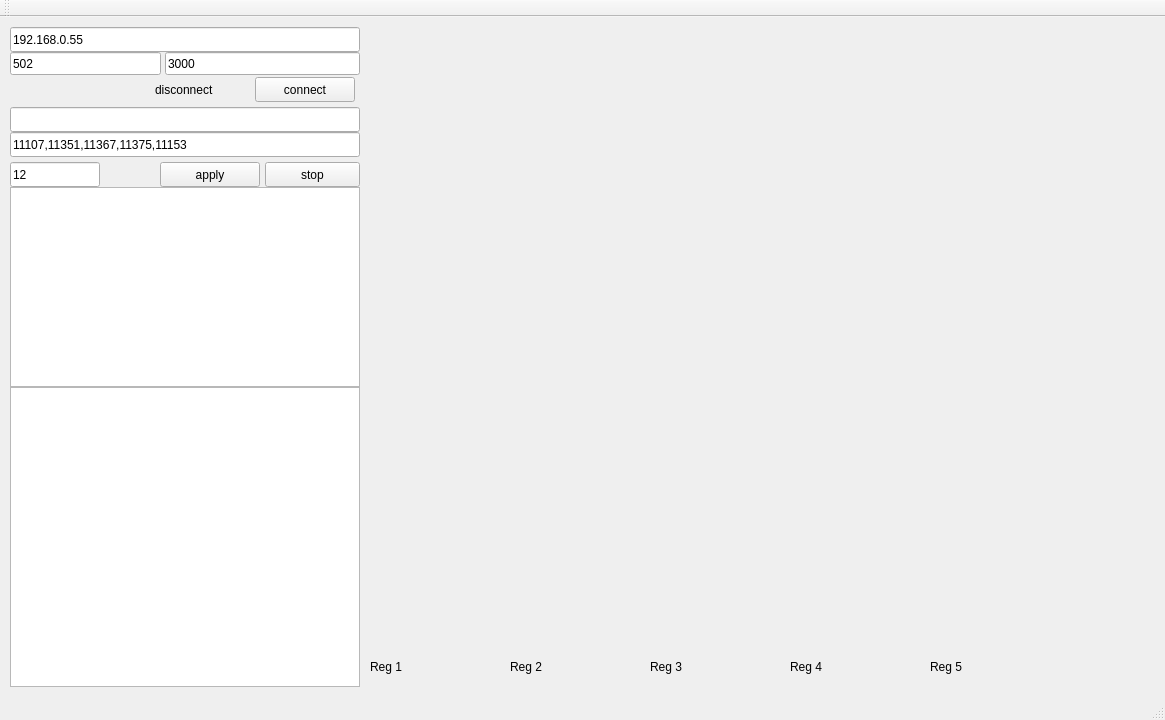
<?xml version="1.0" encoding="UTF-8"?>
<ui version="4.0">
 <class>MainWindow</class>
 <widget class="QMainWindow" name="MainWindow">
  <property name="geometry">
   <rect>
    <x>0</x>
    <y>0</y>
    <width>1165</width>
    <height>720</height>
   </rect>
  </property>
  <property name="windowTitle">
   <string>MainWindow</string>
  </property>
  <widget class="QWidget" name="centralWidget">
   <widget class="QLineEdit" name="ip">
    <property name="geometry">
     <rect>
      <x>10</x>
      <y>10</y>
      <width>350</width>
      <height>25</height>
     </rect>
    </property>
    <property name="text">
     <string>192.168.0.55</string>
    </property>
   </widget>
   <widget class="QPushButton" name="connect">
    <property name="geometry">
     <rect>
      <x>255</x>
      <y>60</y>
      <width>100</width>
      <height>25</height>
     </rect>
    </property>
    <property name="text">
     <string>connect</string>
    </property>
   </widget>
   <widget class="QLineEdit" name="port">
    <property name="geometry">
     <rect>
      <x>10</x>
      <y>35</y>
      <width>151</width>
      <height>23</height>
     </rect>
    </property>
    <property name="text">
     <string>502</string>
    </property>
   </widget>
   <widget class="QLineEdit" name="timeout">
    <property name="geometry">
     <rect>
      <x>165</x>
      <y>35</y>
      <width>195</width>
      <height>23</height>
     </rect>
    </property>
    <property name="text">
     <string>3000</string>
    </property>
   </widget>
   <widget class="QLabel" name="label">
    <property name="geometry">
     <rect>
      <x>155</x>
      <y>65</y>
      <width>100</width>
      <height>15</height>
     </rect>
    </property>
    <property name="text">
     <string>disconnect</string>
    </property>
   </widget>
   <widget class="QTableWidget" name="parsetest_tableWidget">
    <property name="geometry">
     <rect>
      <x>10</x>
      <y>170</y>
      <width>350</width>
      <height>200</height>
     </rect>
    </property>
   </widget>
   <widget class="QPushButton" name="apply">
    <property name="geometry">
     <rect>
      <x>160</x>
      <y>145</y>
      <width>100</width>
      <height>25</height>
     </rect>
    </property>
    <property name="text">
     <string>apply</string>
    </property>
   </widget>
   <widget class="QLineEdit" name="apply_test">
    <property name="geometry">
     <rect>
      <x>10</x>
      <y>90</y>
      <width>350</width>
      <height>25</height>
     </rect>
    </property>
   </widget>
   <widget class="QLineEdit" name="start_addr">
    <property name="geometry">
     <rect>
      <x>10</x>
      <y>115</y>
      <width>350</width>
      <height>25</height>
     </rect>
    </property>
    <property name="text">
     <string>11107,11351,11367,11375,11153</string>
    </property>
   </widget>
   <widget class="QLineEdit" name="lenth">
    <property name="geometry">
     <rect>
      <x>10</x>
      <y>145</y>
      <width>90</width>
      <height>25</height>
     </rect>
    </property>
    <property name="text">
     <string>12</string>
    </property>
   </widget>
   <widget class="QPushButton" name="stop">
    <property name="geometry">
     <rect>
      <x>265</x>
      <y>145</y>
      <width>95</width>
      <height>25</height>
     </rect>
    </property>
    <property name="text">
     <string>stop</string>
    </property>
   </widget>
   <widget class="QTextEdit" name="signLog">
    <property name="geometry">
     <rect>
      <x>10</x>
      <y>370</y>
      <width>350</width>
      <height>300</height>
     </rect>
    </property>
    <property name="readOnly">
     <bool>true</bool>
    </property>
   </widget>
   <widget class="QWidget" name="widget" native="true">
    <property name="geometry">
     <rect>
      <x>370</x>
      <y>10</y>
      <width>780</width>
      <height>621</height>
     </rect>
    </property>
   </widget>
   <widget class="QLabel" name="label_v">
    <property name="geometry">
     <rect>
      <x>370</x>
      <y>640</y>
      <width>120</width>
      <height>20</height>
     </rect>
    </property>
    <property name="text">
     <string>Reg 1</string>
    </property>
   </widget>
   <widget class="QLabel" name="label_a">
    <property name="geometry">
     <rect>
      <x>510</x>
      <y>640</y>
      <width>120</width>
      <height>20</height>
     </rect>
    </property>
    <property name="text">
     <string>Reg 2</string>
    </property>
   </widget>
   <widget class="QLabel" name="label_kw">
    <property name="geometry">
     <rect>
      <x>650</x>
      <y>640</y>
      <width>120</width>
      <height>20</height>
     </rect>
    </property>
    <property name="text">
     <string>Reg 3</string>
    </property>
   </widget>
   <widget class="QLabel" name="label_kwh">
    <property name="geometry">
     <rect>
      <x>790</x>
      <y>640</y>
      <width>120</width>
      <height>20</height>
     </rect>
    </property>
    <property name="text">
     <string>Reg 4</string>
    </property>
   </widget>
   <widget class="QLabel" name="label_temp">
    <property name="geometry">
     <rect>
      <x>930</x>
      <y>640</y>
      <width>120</width>
      <height>20</height>
     </rect>
    </property>
    <property name="text">
     <string>Reg 5</string>
    </property>
   </widget>
  </widget>
  <widget class="QMenuBar" name="menuBar">
   <property name="geometry">
    <rect>
     <x>0</x>
     <y>0</y>
     <width>1165</width>
     <height>21</height>
    </rect>
   </property>
  </widget>
  <widget class="QToolBar" name="mainToolBar">
   <attribute name="toolBarArea">
    <enum>TopToolBarArea</enum>
   </attribute>
   <attribute name="toolBarBreak">
    <bool>false</bool>
   </attribute>
  </widget>
  <widget class="QStatusBar" name="statusBar"/>
 </widget>
 <layoutdefault spacing="6" margin="11"/>
 <resources/>
 <connections/>
</ui>
